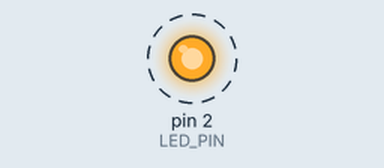
A sketch run on a simulated Arduino Uno, built with avr-gcc and run on an emulated ATmega328P. Shown: output pins drawn as LEDs (lit = HIGH). Dashed ring = blinking. What the sketch prints to the serial monitor is not drawn.

Above: at 0.5 s.
Timing chart, 0 to 4.6 s (numbered marks = the images above):
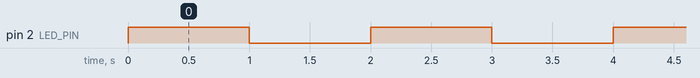

Measured:
- by itself, pin 2 (LED_PIN): alternates HIGH for 1.0 s and LOW for 1.0 s

The sketch:

piscar_led.ino
```cpp
#define LED_PIN 2

void setup() {
  pinMode(LED_PIN, OUTPUT);
  Serial.begin(115200);
  Serial.println("Teste Iniciado!");
}

void loop() {
  digitalWrite(LED_PIN, HIGH); // Acende
  Serial.println("Luz!");
  delay(1000);                 // Espera 1s
  digitalWrite(LED_PIN, LOW);  // Apaga
  Serial.println("Escuro...");
  delay(1000);                 // Espera 1s
}
```
